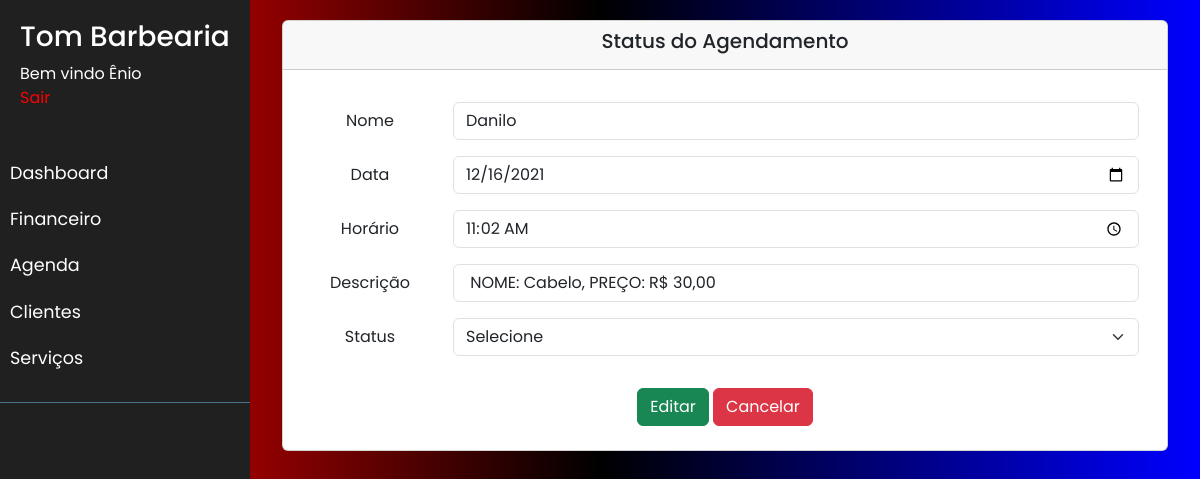
The page /statusAgendamento/48 (signed in) on the database its author committed.
### app/models.py (models this page shows, shortened)
class User(db.Model, UserMixin):
    __tablename__= 'usuario'
    id = db.Column(db.Integer, primary_key =True, autoincrement = True)
    nome = db.Column(db.String, nullable = False)
    telefone = db.Column(db.String, nullable = False)
    usuario = db.Column(db.String, nullable = False , unique=True)
    senha = db.Column(db.String, nullable = False)

class ServicosAgendados(db.Model, UserMixin):
    __tablename__= 'servicos_agendados'
    id_servico_agendado = db.Column(db.Integer, primary_key =True, autoincrement = True)
    fk_id_servico = db.Column(db.Integer, nullable = False)
    desc_servico = db.Column(db.String, nullable = False)
    fk_id_cliente = db.Column(db.Integer, nullable = False)
    nm_cliente = db.Column(db.String, nullable = False)
    horario_agendado = db.Column(db.String, nullable = False)
    data_agendamento = db.Column(db.String, nullable = False)
    status = db.Column(db.Integer, nullable = True)
    desc_status = db.Column(db.Integer, nullable = True)

### main.py (the view, shortened to what this page needs)
@app.route("/statusAgendamento/<int:id>", methods=['GET', 'POST'])
def statusAgendamento(id):
    servicosagendados = ServicosAgendados.query.filter_by(id_servico_agendado=id).first()
    return render_template('statusAgendamento.html', servicosagendados = servicosagendados)

### app/models.py (called while the page is built)
@login_manager.user_loader
def get_user(user_id):
    return User.query.filter_by(id=user_id).first()

### app/templates/statusAgendamento.html (shortened to what this page needs)
<!DOCTYPE html>
<html>
<head>
    <link rel="stylesheet" type="text/css" href="{{ url_for('static',filename='node_modules/bootstrap/dist/css/bootstrap.css') }}">
    <link rel="stylesheet" type="text/css" href="{{ url_for('static',filename='sidemenu.css') }}">
</head>
<body>
  {% if current_user.is_authenticated %}
  <div class="wrapper">
    <nav id="sidebar">
      <div class="sidebar-header">
        <h3>Tom Barbearia</h3>
        <a>Bem vindo {{ current_user.nome }}</a>
        <br>
        <a style ="color:red" href = "{{ url_for('logout') }} ">Sair</a>
      </div>
      <ul class="list-unstyled components">
        <li>
          <a href="{{ url_for('home') }}">Dashboard</a>
        </li>
        <li>
          <a href="{{ url_for('financeiro') }}">Financeiro</a>
        </li>
        <li>
          <a href="{{ url_for('agenda') }}">Agenda</a>
        </li>
        <li>
          <a href="{{ url_for('clientes') }}">Clientes</a>
        </li>
        <li>
          <a href="{{ url_for('servicos') }}">Serviços</a>
        </li>
      </ul>
    </nav>
    <div id="content">
      <div class="container-fluid">
        <form method="POST">
          <div class="card text-center">
            <div class="card-header">
              <h5>
                Status do Agendamento
            </h5>
            </div>
            <div class="card-body">
              <div class="container">
                  <div class="col">
                    <div class="row mb-3">
                      <label for="nome" class="col-sm-2 col-form-label">Nome</label>
                      <div class="col-sm-10">
                        <input type="text" class="form-control" name ="status_nome_cliente" id="status_nome_cliente" value = "{{ servicosagendados.nm_cliente }}">
                      </div>
                    </div>
                    <div class="row mb-3">
                      <label for="data" class="col-sm-2 col-form-label">Data</label>
                      <div class="col-sm-10">
                        <input type="date" class="form-control" id="status_data" name="data" value = {{ servicosagendados.data_agendamento }}>
                      </div>
                    </div>
                    <div class="row mb-3">
                      <label for="horario" class="col-sm-2 col-form-label">Horário</label>
                      <div class="col-sm-10">
                        <input type="time" class="form-control" id="status_horario" name="horario" value = {{ servicosagendados.horario_agendado }}>
                      </div>
                    </div>
                    <div class="row mb-3">
                      <label for="nome" class="col-sm-2 col-form-label">Descrição</label>
                      <div class="col-sm-10">
                          <input type="text" class="form-control" name ="status_desc_servico" id="status_desc_servico" value = " {{ servicosagendados.desc_servico }} " >
                      </div>
                    </div>
                    <div class="row mb-3">
                      <label for="nome" class="col-sm-2 col-form-label" id="status" name="status">Status</label>
                      <div class="col-sm-10">
                        <select class="form-select" name="status" >
                          <option>Selecione</option>
                        </select>
                      </div>
                    </div>
                  </div>
                </div>
              </div>
              <div class="row justify-content-center">
                <div class="col-4">
                  <button type="submit" class="btn btn-success" id="btnEditarStatus" value ="btnEditarStatus">Editar</button>
                  <a href="{{url_for('agenda')}}"><button type="button" class="btn btn-danger">Cancelar</button></a><br><br>
                </div>
              </div>
            </div>
        </form>
      </div>
    </div>
  </div>
  {% else %}
  <div>
      <h1>Visitante</h1>
      <p>Bem Vindo, faça login para poder acessar o menu.</p>
      <a href="{{ url_for('login') }}"><button class="btn btn-dark" type="button" value ="login">Login</button></a>
  </div>
  {% endif %}
</body>
</html>

### app/static/sidemenu.css (style rules this page uses)
body { font-family: 'Poppins', sans-serif; background-image: linear-gradient(to right, red, black, blue) }
a, a:hover, a:focus { color: inherit; text-decoration: none; transition: all 0.3s; }
.wrapper { display: flex; width: 100%; align-items: stretch; }
#sidebar { min-width: 250px; max-width: 250px; background: #202020; color: #fff; transition: all 0.3s; }
#sidebar .sidebar-header { padding: 20px; background: #202020; }
#sidebar ul.components { padding: 20px 0; border-bottom: 1px solid #47748b; }
#sidebar ul li a { padding: 10px; font-size: 1.1em; display: block; }
#content { width: 100%; padding: 20px; min-height: 100vh; transition: all 0.3s; }

### rows shown on the page
User: nome "Ênio"
ServicosAgendados: status_nome_cliente "Danilo", data "12/16/2021", horario "11:02", status_desc_servico "NOME: Cabelo, PREÇO: R$ 30,00"
